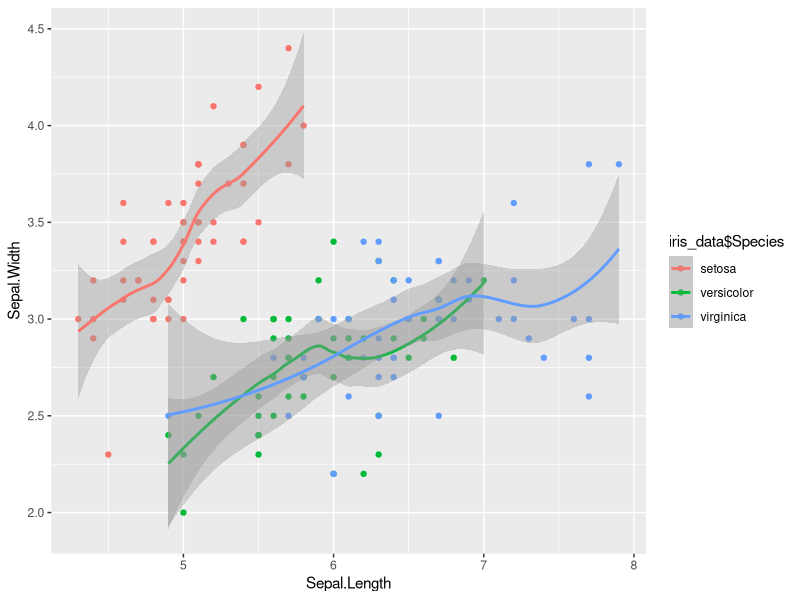
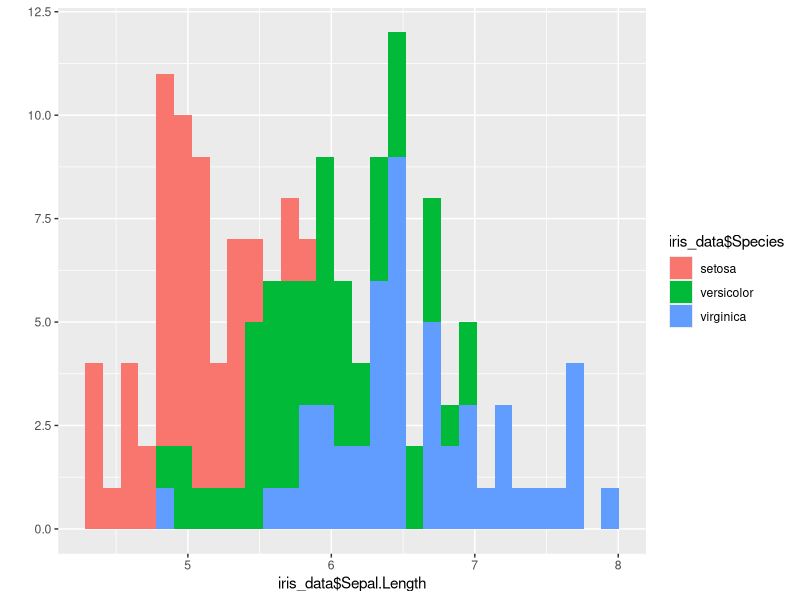

The R script that drew these images, in order:
# data visualization 

library(ggplot2)
iris_data <- iris
# Scatter Diagram
qplot(data=iris_data, x=iris_data$Sepal.Length, y=iris_data$Sepal.Width, 
      xlab = 'Sepal.Length', ylab = 'Sepal.Width',color = iris_data$Species, 
      geom = c("point", "smooth"))

qplot(iris_data$Sepal.Length, data = iris_data, fill = iris_data$Species)

